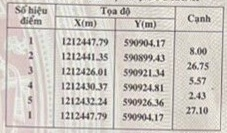
#> input picture experimenting/sample/savedImage.jpg, 227 x 133 px, found by its file name
$ jupyter execute --allow-errors table_process.ipynb
#> lines starting #> are read from the running program, lines starting #| are printed output that depends on the picture; after the words box and inside, x2 and y2 are one past the last pixel; in counts of white or black regions, pixels touching at a corner belong together
[cell 1]
from matplotlib import pyplot as plt
from PIL import Image
import cv2

import numpy as np

[cell 2]
tmp = cv2.imread('/mnt/c/Users/Asus/OneDrive/Desktop/LandUseRight_OCR/experimenting/sample/savedImage.jpg')
#> tmp is the input picture: shape (133, 227, 3); mean B, G, R 195.5, 201.6, 206.9
print(tmp.shape)
#| (133, 227, 3)
tmp

[cell 3]
class processImg:

  def __init__(self, img_path:str):
    self.image = cv2.imread(img_path)
    self.grayscale_image = cv2.cvtColor(self.image, cv2.COLOR_BGR2GRAY)
    self.thresholded_image = cv2.threshold(self.grayscale_image, 0, 255, cv2.THRESH_BINARY + cv2.THRESH_OTSU)[1]
    self.inverted_image = cv2.bitwise_not(self.thresholded_image)
    self.dilated_image = cv2.dilate(self.inverted_image, None, iterations=1) # chỉnh iteration

  # [15 lines of commented-out code are left out]

  def order_points(self, pts):
        pts = pts.reshape(4, 2)
        rect = np.zeros((4, 2), dtype="float32")
        s = pts.sum(axis=1)
        rect[0] = pts[np.argmin(s)]
        rect[2] = pts[np.argmax(s)]
        diff = np.diff(pts, axis=1)
        rect[1] = pts[np.argmin(diff)]
        rect[3] = pts[np.argmax(diff)]
        return rect

  def find_contours(self):
    contours, hierarchy = cv2.findContours(self.dilated_image, cv2.RETR_TREE, cv2.CHAIN_APPROX_SIMPLE)
    # gray = process_img.convert_image_to_grayscale()
    # image_with_all_contours = gray.copy()
    # cv2.drawContours(image_with_all_contours, contours, -1, (0, 255, 0), 3)
    return contours, hierarchy

  def rec_contour(self):
    contours, hierarchy = self.find_contours()
    rectangular_contours = []
    for contour in contours:
        peri = cv2.arcLength(contour, True)
        approx = cv2.approxPolyDP(contour, 0.02 * peri, True)
        if len(approx) == 4:
            rectangular_contours.append(approx)
    # image_with_only_rectangular_contours = self.grayscale_image.copy()
    # rec_cont = cv2.drawContours(image_with_only_rectangular_contours, rectangular_contours, -1, (0, 255, 0), 3)
    return rectangular_contours

  def find_MaxContour(self):
    max_area = 0
    contour_with_max_area = None
    rectangular_contours = self.rec_contour()
    for contour in rectangular_contours:
        area = cv2.contourArea(contour)
        if area > max_area:
            max_area = area
            contour_with_max_area = contour
    # image_with_contour_with_max_area = gray.copy()
    # cv2.drawContours(image_with_contour_with_max_area, [contour_with_max_area], -1, (0, 255, 0), 3)
    return contour_with_max_area

  def calculateDistanceBetween2Points(self, p1, p2):
    dis = ((p2[0] - p1[0]) ** 2 + (p2[1] - p1[1]) ** 2) ** 0.5
    return dis

  def angle_points(self):
    contour_with_max_area = self.find_MaxContour()
    contour_with_max_area_ordered = self.order_points(contour_with_max_area)
    # [4 lines of commented-out code are left out]
    return contour_with_max_area_ordered

  def calculate_new_image_size(self):
    existing_image_width = self.grayscale_image.shape[1]
    contour_with_max_area_ordered = self.angle_points()
    existing_image_width_reduced_by_10_percent = int(existing_image_width * 0.9)
    distance_between_top_left_and_top_right = self.calculateDistanceBetween2Points(contour_with_max_area_ordered[0], contour_with_max_area_ordered[1])
    distance_between_top_left_and_bottom_left = self.calculateDistanceBetween2Points(contour_with_max_area_ordered[0], contour_with_max_area_ordered[3])
    aspect_ratio = distance_between_top_left_and_bottom_left / distance_between_top_left_and_top_right
    new_image_width = existing_image_width_reduced_by_10_percent
    new_image_height = int(new_image_width * aspect_ratio)
    return new_image_width, new_image_height

  def new_padded_perspective(self):
    contour_with_max_area_ordered = self.angle_points()
    new_image_width, new_image_height = self.calculate_new_image_size()
    pts1 = np.float32(contour_with_max_area_ordered)
    pts2 = np.float32([[0, 0], [new_image_width, 0], [new_image_width, new_image_height], [0, new_image_height]])
    matrix = cv2.getPerspectiveTransform(pts1, pts2)
    perspective_corrected_image = cv2.warpPerspective(self.grayscale_image, matrix, (new_image_width, new_image_height))
    image_height = self.grayscale_image.shape[0]
    padding = int(image_height * 0.1)
    perspective_corrected_image_padded = cv2.copyMakeBorder(perspective_corrected_image, padding, padding, padding, padding, cv2.BORDER_CONSTANT, value=[255, 255, 255])
    return perspective_corrected_image_padded

[cell 4]
image = '/mnt/c/Users/Asus/OneDrive/Desktop/LandUseRight_OCR/experimenting/sample/savedImage.jpg'
process_img = processImg(image)
#> in __init__, `self.thresholded_image = cv2.threshold(self.grayscale_image, 0, 255, c..`:
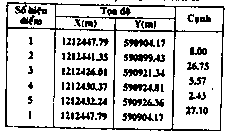
#> self.thresholded_image: shape (133, 227); 81.1% white; black in thin lines or dots
#> in __init__, `self.dilated_image = cv2.dilate(self.inverted_image, None, iterations=1)`:
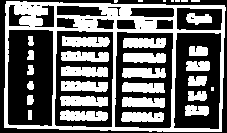
#> self.dilated_image: shape (133, 227); 41.2% white; 33 white regions (8 under 20 px)
plt.imshow(process_img.new_padded_perspective(), interpolation='nearest')
#> in find_contours, `contours, hierarchy = cv2.findContours(self.dilated_image, cv2.RETR_TR..`: contours = 75 contours, 36 with area under 20; largest, box (x1, y1, x2, y2) and area: (4, 1, 226, 132) 27492, (54, 30, 114, 128) 5518, (114, 31, 174, 129) 5432, (173, 32, 222, 130) 4368, (7, 29, 54, 127) 4358
#> the loop in rec_contour, `for contour in contours:` made 75 passes
#> peri on passes 3, 5, 7, 8, 9, 10, 12, 13: 77.21, 66.38, 61.56, 72.38, 9.07, 61.9, 115.4, 7.66
#> after the loop in rec_contour, `for contour in contours:`: rectangular_contours = 30 contours, 21 with area under 20; largest, box (x1, y1, x2, y2) and area: (4, 1, 225, 132) 27415, (54, 30, 114, 128) 5346, (114, 31, 174, 129) 5280, (173, 32, 222, 130) 4255, (7, 29, 54, 127) 4163
#> the loop in find_MaxContour, `for contour in rectangular_contours:` made 30 passes
#> (area, max_area, contour_with_max_area) on pass 1: (27415, 27415, [[6, 1], [4, 127], [221, 131], [224, 5]])
#> after the loop in find_MaxContour, `for contour in rectangular_contours:`: max_area = 27415
#> in angle_points, `contour_with_max_area = self.find_MaxContour()`: contour_with_max_area = [[6, 1], [4, 127], [221, 131], [224, 5]]
#> in order_points, `s = pts.sum(axis=1)`: s = [7, 131, 352, 229]
#> in order_points, `diff = np.diff(pts, axis=1)`: diff = [-5, 123, -90, -219]
#> in angle_points, `contour_with_max_area_ordered = self.order_points(contour_with_max_area)`: contour_with_max_area_ordered = [[6, 1], [224, 5], [221, 131], [4, 127]]
#> the loop in rec_contour (call 2), `for contour in contours:` made 75 passes
#> the loop in find_MaxContour (call 2), `for contour in rectangular_contours:` made 30 passes
#> in calculateDistanceBetween2Points, `dis = ((p2[0] - p1[0]) ** 2 + (p2[1] - p1[1]) ** 2) ** 0.5`: dis = 218
#> in calculate_new_image_size, `distance_between_top_left_and_bottom_left = self.calculateDistanceBetw..`: distance_between_top_left_and_bottom_left = 126
#> in calculate_new_image_size, `aspect_ratio = distance_between_top_left_and_bottom_left / distance_be..`: aspect_ratio = 0.578
#> in calculate_new_image_size, `new_image_height = int(new_image_width * aspect_ratio)`: new_image_height = 117
#> in new_padded_perspective, `new_image_width, new_image_height = self.calculate_new_image_size()`: new_image_width = 204; new_image_height = 117
#> in new_padded_perspective, `pts1 = np.float32(contour_with_max_area_ordered)`: pts1 = [[6, 1], [224, 5], [221, 131], [4, 127]]
#> in new_padded_perspective, `pts2 = np.float32([[0, 0], [new_image_width, 0], [new_image_width, new..`: pts2 = [[0, 0], [204, 0], [204, 117], [0, 117]]
#> in new_padded_perspective, `matrix = cv2.getPerspectiveTransform(pts1, pts2)`: matrix = [[0.936, 0.0149, -5.63], [-0.017, 0.924, -0.822], [1.34e-06, -3.64e-05, 1]]
plt.show()

[cell 5]
class linesRemover:
  def __init__(self, image:processImg):
    self.processed_obj = image
    self.perpective_padded = self.processed_obj.new_padded_perspective()
    self.thresh_tb = cv2.threshold(self.perpective_padded, 180, 255, cv2.THRESH_BINARY)[1]
    self.invert_tb = cv2.bitwise_not(self.thresh_tb)

  def get_horizontal(self):
    hor = np.array([[1,1,1,1,1,1]])
    vertical_lines_eroded_image = cv2.erode(self.invert_tb, hor, iterations=6)
    vertical_lines_eroded_image = cv2.dilate(vertical_lines_eroded_image, hor, iterations=15)
    return vertical_lines_eroded_image

  def get_vertical(self):
    ver = np.array([[1],
        [1],
        [1],
        [1],
        [1],
        [1],
        [1]])
    horizontal_lines_eroded_image = cv2.erode(self.invert_tb, ver, iterations=2)
    horizontal_lines_eroded_image = cv2.dilate(horizontal_lines_eroded_image, ver, iterations=5)
    return horizontal_lines_eroded_image

  def subtract_line(self):
    combined_image = cv2.add(self.get_horizontal(), self.get_vertical())
    kernel = cv2.getStructuringElement(cv2.MORPH_RECT, (2, 2))
    combined_image_dilated = cv2.dilate(combined_image, kernel, iterations=2)
    image_without_lines = cv2.subtract(self.invert_tb, combined_image_dilated)
    return image_without_lines

  def denoise_img(self):
    kernel = cv2.getStructuringElement(cv2.MORPH_RECT, (2, 2))
    image_without_lines_noise_removed = cv2.erode(self.subtract_line(), kernel, iterations=1)
    image_without_lines_noise_removed = cv2.dilate(image_without_lines_noise_removed, kernel, iterations=1)
    return image_without_lines_noise_removed

[cell 6]
rmline = linesRemover(process_img)

plt.imshow(rmline.denoise_img(), interpolation='nearest')
#> in get_horizontal, `vertical_lines_eroded_image = cv2.dilate(vertical_lines_eroded_image, ..`:
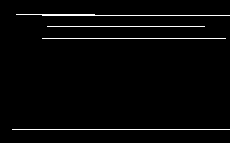
#> vertical_lines_eroded_image: shape (143, 230); 2.5% white in thin lines or dots, all inside (x1, y1, x2, y2) = (12, 14, 230, 130)
#> in get_vertical, `ver = np.array([[1], [1], [1], [1], [1], [1], [1]])`: ver = [1, 1, 1, 1, 1, 1, 1]
plt.axis('off')
plt.show()

[cell 7]
class TableProcess:
  def __init__(self, image:linesRemover):
    self.lineRm = image
    self.image_without_lines = self.lineRm.denoise_img()

  def dilated(self):
    kernel_to_remove_gaps_between_words = np.array([
            [1,1],
            [1,1]
    ])
    dilated_image = cv2.dilate(self.image_without_lines, kernel_to_remove_gaps_between_words, iterations=1)
    simple_kernel = np.ones((5,5), np.uint8)
    dilated_image = cv2.dilate(dilated_image, simple_kernel, iterations=1)
    return dilated_image

  def drawBox(self): #trả về x, y,w,h của box chứa nội dung
    result = cv2.findContours(self.dilated(), cv2.RETR_TREE, cv2.CHAIN_APPROX_SIMPLE)
    contours = result[0]
    # image_with_contours_drawn = grey_tb.copy()
    # cv2.drawContours(image_with_contours_drawn, contours, -1, (0, 255, 0), 1)
    bounding_boxes = []
    # image_with_all_bounding_boxes = process_img.copy()
    for contour in contours:
        x, y, w, h = cv2.boundingRect(contour)
        bounding_boxes.append((x, y, w, h))
        # image_with_all_bounding_boxes = cv2.rectangle(image_with_all_bounding_boxes, (x, y), (x + w, y + h), (0, 255, 0), 2)
    bounding_boxes.sort(key = lambda x: x[0])

    return bounding_boxes

  # [8 lines of commented-out code are left out]

[cell 8]
ans = TableProcess(rmline)

plt.imshow(ans.dilated())
#> in dilated, `dilated_image = cv2.dilate(dilated_image, simple_kernel, iterations=1)`:
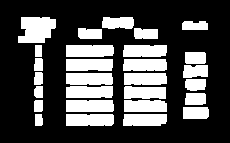
#> dilated_image: shape (143, 230); 30.7% white; 28 white regions, largest, box (x1, y1, x2, y2) and area: (18, 17, 56, 43) 787, (66, 100, 114, 112) 569, (66, 114, 114, 126) 566
plt.axis('off')
plt.show()

[cell 9]
image = '/mnt/c/Users/Asus/OneDrive/Desktop/LandUseRight_OCR/experimenting/sample/savedImage.jpg'


process_img = processImg(image)

rmline = linesRemover(process_img)

ans = TableProcess(rmline)
boxes = ans.drawBox()
#> the loop in drawBox, `for contour in contours:` made 28 passes
#> contour on pass 23: [[35, 45], [35, 56], [41, 56], [41, 45]]
boxes
#> Out = 28 items, first 6: (18, 17, 38, 26), (34, 100, 9, 12), (34, 86, 9, 12), (34, 72, 9, 13), (34, 58, 9, 13), (35, 114, 8, 12)

[cell 10]
# def display_img(image, x, y, w, h):
#   cropped_image = image[y:y+h, x:x+w]

#   return cropped_image

image_with_all_bounding_boxes = process_img.new_padded_perspective().copy()

for box in boxes:
    x1, y1, x2, y2 = box
    cv2.rectangle(image_with_all_bounding_boxes, (x1, y1), (x1 + x2, y1 + y2), color=(0, 255, 0), thickness=1)
#> this loop made 28 passes
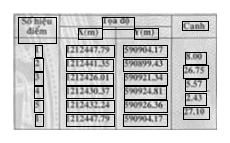
#> image_with_all_bounding_boxes: shape (143, 230); min 0, max 255, mean 200.5
plt.imshow(image_with_all_bounding_boxes)
plt.axis('off')
plt.show()

# A: Căn chỉnh lại bảng

[cell 11]
img_path = '/content/drive/MyDrive/OCR/Test/table/savedImage.jpg'
process_img = cv2.imread(img_path)
gray = cv2.cvtColor(process_img, cv2.COLOR_BGR2GRAY)
thresh = cv2.threshold(gray, 0, 255, cv2.THRESH_BINARY + cv2.THRESH_OTSU)[1]
invert = cv2.bitwise_not(thresh)
dilate = cv2.dilate(invert, None, iterations=1) # chỉnh iteration

[cell 12]
table_img = cv2.imread(image)
#> (the rest of this cell did not finish here and is left out)

[cell 13]
contours, hierarchy = cv2.findContours(dilate, cv2.RETR_TREE, cv2.CHAIN_APPROX_SIMPLE)
image_with_all_contours = gray.copy()
cv2.drawContours(image_with_all_contours, contours, -1, (0, 255, 0), 3)
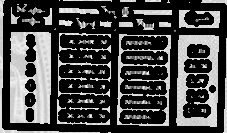
#> image_with_all_contours: shape (133, 227); min 0, max 254, mean 71.7

[cell 14]
rectangular_contours = []
for contour in contours:
    peri = cv2.arcLength(contour, True)
    approx = cv2.approxPolyDP(contour, 0.02 * peri, True)
    if len(approx) == 4:
        rectangular_contours.append(approx)
#> this loop made 75 passes
#> contour on passes 4, 6, 19, 22, 23, 25, 26, 31: [[190, 110], [191, 109], [192, 110], [191, 111]], [[211, 87], [211, 90], [213, 90], [213, 87]], [[159, 43], [160, 42], [161, 43], [160, 44]], [[74, 115], [75, 114], [76, 115], [75, 116]], [[64, 115], [65, 114], [66, 115], [65, 116]], [[74, 100], [75, 99], [76, 100], [75, 101]], [[64, 100], [65, 99], [66, 100], [65, 101]], [[74, 71], [75, 70], [76, 71], [75, 72]]
image_with_only_rectangular_contours = gray.copy()
cv2.drawContours(image_with_only_rectangular_contours, rectangular_contours, -1, (0, 255, 0), 3)

[cell 15]
max_area = 0
contour_with_max_area = None
for contour in rectangular_contours:
    area = cv2.contourArea(contour)
    if area > max_area:
        max_area = area
        contour_with_max_area = contour
#> this loop made 30 passes
#> contour on passes 1 to 8: [[6, 1], [4, 127], [221, 131], [224, 5]], [[177, 32], [221, 33], [218, 129], [173, 127]], [[190, 110], [191, 109], [192, 110], [191, 111]], [[211, 87], [211, 90], [213, 90], [213, 87]], [[117, 31], [173, 33], [169, 128], [114, 126]], [[159, 43], [160, 42], [161, 43], [160, 44]], [[57, 30], [113, 32], [111, 127], [54, 124]], [[74, 115], [75, 114], [76, 115], [75, 116]]
image_with_contour_with_max_area = gray.copy()
cv2.drawContours(image_with_contour_with_max_area, [contour_with_max_area], -1, (0, 255, 0), 3)
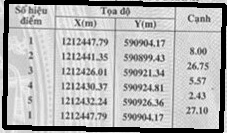
#> image_with_contour_with_max_area: shape (133, 227); min 0, max 255, mean 180.5

[cell 16]
def order_points(pts):
        pts = pts.reshape(4, 2)
        rect = np.zeros((4, 2), dtype="float32")

        s = pts.sum(axis=1)

        rect[0] = pts[np.argmin(s)]
        rect[2] = pts[np.argmax(s)]
        diff = np.diff(pts, axis=1)
        rect[1] = pts[np.argmin(diff)]
        rect[3] = pts[np.argmax(diff)]
        return rect
contour_with_max_area_ordered = order_points(contour_with_max_area)
image_with_points_plotted = gray.copy()
for point in contour_with_max_area_ordered:
    point_coordinates = (int(point[0]), int(point[1]))
    image_with_points_plotted = cv2.circle(image_with_points_plotted, point_coordinates, 10, (0, 0, 255), -1)
#> this loop made 4 passes
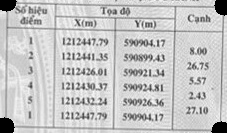
#> image_with_points_plotted: shape (133, 227); min 0, max 255, mean 197.7
image_with_points_plotted

[cell 17]
def calculateDistanceBetween2Points(p1, p2):
    dis = ((p2[0] - p1[0]) ** 2 + (p2[1] - p1[1]) ** 2) ** 0.5
    return dis

[cell 18]
existing_image_width = gray.shape[1]
existing_image_width_reduced_by_10_percent = int(existing_image_width * 0.9)
distance_between_top_left_and_top_right = calculateDistanceBetween2Points(contour_with_max_area_ordered[0], contour_with_max_area_ordered[1])
distance_between_top_left_and_bottom_left = calculateDistanceBetween2Points(contour_with_max_area_ordered[0], contour_with_max_area_ordered[3])
aspect_ratio = distance_between_top_left_and_bottom_left / distance_between_top_left_and_top_right
new_image_width = existing_image_width_reduced_by_10_percent
new_image_height = int(new_image_width * aspect_ratio)

[cell 19]
pts1 = np.float32(contour_with_max_area_ordered)
pts2 = np.float32([[0, 0], [new_image_width, 0], [new_image_width, new_image_height], [0, new_image_height]])
matrix = cv2.getPerspectiveTransform(pts1, pts2)
perspective_corrected_image = cv2.warpPerspective(gray, matrix, (new_image_width, new_image_height))
perspective_corrected_image

[cell 20]
# thêm padding
image_height = gray.shape[0]
padding = int(image_height * 0.1)
perspective_corrected_image_padded = cv2.copyMakeBorder(perspective_corrected_image, padding, padding, padding, padding, cv2.BORDER_CONSTANT, value=[255, 255, 255])
perspective_corrected_image_padded

# B: Xóa đường kẻ của bảng

[cell 21]
# [14 lines of commented-out code are left out]

[cell 22]
grey_tb = process_img
thresh_tb = cv2.threshold(grey_tb, 180, 255, cv2.THRESH_BINARY)[1] # chỉnh 180
invert_tb = cv2.bitwise_not(thresh_tb)
#> (the rest of this cell did not finish here and is left out)

[cell 23]
# grey_tb = cv2.bitwise_not(grey_tb)
# bw = cv2.adaptiveThreshold(grey_tb, 255, cv2.ADAPTIVE_THRESH_MEAN_C, cv2.THRESH_BINARY, 15, -2)
# hor = np.copy(invert_tb)
# hor

[cell 24]
# đọc Morphology Operations: https://docs.opencv.org/4.x/dd/dd7/tutorial_morph_lines_detection.html
hor = np.array([[1,1,1,1,1,1]])
# hor = np.copy(invert_tb)
vertical_lines_eroded_image = cv2.erode(invert_tb, hor, iterations=6)
#> vertical_lines_eroded_image: shape (133, 227, 3)
vertical_lines_eroded_image = cv2.dilate(vertical_lines_eroded_image, hor, iterations=15)
vertical_lines_eroded_image

[cell 25]
ver = np.array([[1],
        [1],
        [1],
        [1],
        [1],
        [1],
        [1]])
horizontal_lines_eroded_image = cv2.erode(invert_tb, ver, iterations=2)
#> horizontal_lines_eroded_image: shape (133, 227, 3)
horizontal_lines_eroded_image = cv2.dilate(horizontal_lines_eroded_image, ver, iterations=5)
horizontal_lines_eroded_image

[cell 26]
combined_image = cv2.add(vertical_lines_eroded_image, horizontal_lines_eroded_image)
#> combined_image: shape (133, 227, 3)
kernel = cv2.getStructuringElement(cv2.MORPH_RECT, (2, 2))
combined_image_dilated = cv2.dilate(combined_image, kernel, iterations=2)
#> combined_image_dilated: shape (133, 227, 3)
image_without_lines = cv2.subtract(invert_tb, combined_image_dilated)
#> image_without_lines: shape (133, 227, 3)

#> (the rest of this cell did not finish here and is left out)

[cell 27]
kernel = cv2.getStructuringElement(cv2.MORPH_RECT, (2, 2))
image_without_lines_noise_removed = cv2.erode(image_without_lines, kernel, iterations=1)
#> image_without_lines_noise_removed: shape (133, 227, 3)
image_without_lines_noise_removed = cv2.dilate(image_without_lines_noise_removed, kernel, iterations=1)
image_without_lines_noise_removed

# C: Vẽ boundingbox và crop ảnh

[cell 28]
kernel_to_remove_gaps_between_words = np.array([
            [1,1],
            [1,1]
    ])
dilated_image = cv2.dilate(image_without_lines_noise_removed, kernel_to_remove_gaps_between_words, iterations=1)
#> dilated_image: shape (133, 227, 3)
simple_kernel = np.ones((5,5), np.uint8)
dilated_image = cv2.dilate(dilated_image, simple_kernel, iterations=1)
# cv2_imshow(dilated_image)
dilated_image

#> (a cell that did not finish here is left out)

[cell 30]
bounding_boxes = []
image_with_all_bounding_boxes = grey_tb.copy()
for contour in contours:
    x, y, w, h = cv2.boundingRect(contour)
    bounding_boxes.append((x, y, w, h))
    image_with_all_bounding_boxes = cv2.rectangle(image_with_all_bounding_boxes, (x, y), (x + w, y + h), (0, 255, 0), 2)
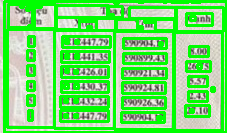
#> image_with_all_bounding_boxes: shape (133, 227, 3); mean B, G, R 110.7, 224.4, 117.2
image_with_all_bounding_boxes

[cell 31]
bounding_boxes
#> Out = 75 items, first 6: (4, 1, 222, 131), (173, 32, 49, 98), (185, 105, 24, 11), (190, 109, 3, 3), (188, 91, 19, 10), (211, 87, 3, 4)

[cell 32]
bounding_boxes.sort(key = lambda x: x[0])

[cell 33]
def display_img(image, x, y, w, h):
  cropped_image = image[y:y+h, x:x+w]

  plt.imshow(cropped_image)
  plt.show()
  return cropped_image

[cell 34]
save_dir = '/content/drive/MyDrive/OCR/Cropped_Image'

[cell 35]
import os
for idx, i in enumerate(bounding_boxes):
  cropped = display_img(grey_tb, i[0], i[1], i[2], i[3])
  cropped_image_path = os.path.join(save_dir, f'table_{idx + 1}.jpg')
  cv2.imwrite(cropped_image_path, cropped)
  plt.imshow(cropped, cmap = 'gray')
#> this loop made 75 passes
#> i on passes 1 to 8: (4, 1, 222, 131), (7, 29, 47, 98), (8, 4, 24, 23), (20, 4, 3, 3), (26, 7, 3, 3), (27, 95, 7, 10), (27, 81, 7, 9), (27, 65, 7, 10)
#> pass 2, in display_img (call 2), `cropped_image = image[y:y+h, x:x+w]`:
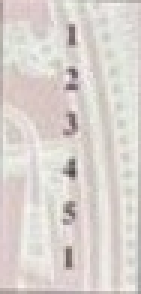
#> cropped_image: shape (98, 47, 3) (shown 3 times larger); mean B, G, R 207.1, 211.7, 218.3
  # print(i[0],i[1],i[2],i[3])
